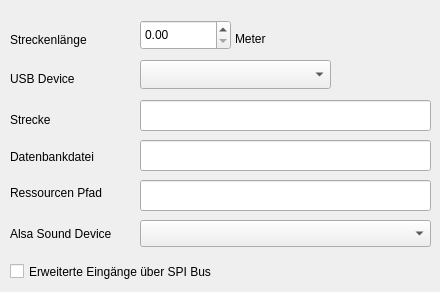
     <widget class="QWidget" name="tabSystem" >
      <attribute name="title" >
       <string>System</string>
      </attribute>
      <widget class="QLabel" name="labelTrackLength" >
       <property name="geometry" >
        <rect>
         <x>10</x>
         <y>30</y>
         <width>103</width>
         <height>20</height>
        </rect>
       </property>
       <property name="text" >
        <string>Streckenlänge</string>
       </property>
      </widget>
      <widget class="QLabel" name="label_2" >
       <property name="geometry" >
        <rect>
         <x>10</x>
         <y>69</y>
         <width>111</width>
         <height>20</height>
        </rect>
       </property>
       <property name="text" >
        <string>USB Device</string>
       </property>
      </widget>
      <widget class="QLabel" name="label_4" >
       <property name="geometry" >
        <rect>
         <x>10</x>
         <y>110</y>
         <width>69</width>
         <height>20</height>
        </rect>
       </property>
       <property name="text" >
        <string>Strecke</string>
       </property>
      </widget>
      <widget class="QLabel" name="label_5" >
       <property name="geometry" >
        <rect>
         <x>10</x>
         <y>147</y>
         <width>115</width>
         <height>20</height>
        </rect>
       </property>
       <property name="text" >
        <string>Datenbankdatei</string>
       </property>
      </widget>
      <widget class="QLineEdit" name="lineEditDbName" >
       <property name="geometry" >
        <rect>
         <x>140</x>
         <y>140</y>
         <width>291</width>
         <height>31</height>
        </rect>
       </property>
      </widget>
      <widget class="QDoubleSpinBox" name="doubleSpinBoxSlotLength" >
       <property name="geometry" >
        <rect>
         <x>140</x>
         <y>20</y>
         <width>91</width>
         <height>30</height>
        </rect>
       </property>
      </widget>
      <widget class="QLineEdit" name="lineEditCourse" >
       <property name="geometry" >
        <rect>
         <x>140</x>
         <y>100</y>
         <width>291</width>
         <height>31</height>
        </rect>
       </property>
      </widget>
      <widget class="QComboBox" name="comboBoxDevice" >
       <property name="geometry" >
        <rect>
         <x>140</x>
         <y>60</y>
         <width>191</width>
         <height>29</height>
        </rect>
       </property>
      </widget>
      <widget class="QLineEdit" name="lineEditResourcePath" >
       <property name="geometry" >
        <rect>
         <x>140</x>
         <y>180</y>
         <width>291</width>
         <height>31</height>
        </rect>
       </property>
      </widget>
      <widget class="QLabel" name="label_8" >
       <property name="geometry" >
        <rect>
         <x>10</x>
         <y>183</y>
         <width>115</width>
         <height>20</height>
        </rect>
       </property>
       <property name="text" >
        <string>Ressourcen Pfad</string>
       </property>
      </widget>
      <widget class="QLabel" name="labelTrackLength_2" >
       <property name="geometry" >
        <rect>
         <x>235</x>
         <y>30</y>
         <width>34</width>
         <height>18</height>
        </rect>
       </property>
       <property name="text" >
        <string>Meter</string>
       </property>
      </widget>
      <widget class="QCheckBox" name="checkBoxWithSpiExtension" >
       <property name="geometry" >
        <rect>
         <x>10</x>
         <y>260</y>
         <width>241</width>
         <height>23</height>
        </rect>
       </property>
       <property name="text" >
        <string>Erweiterte Eingänge über SPI Bus</string>
       </property>
      </widget>
      <widget class="QLabel" name="labelAlsaDevice" >
       <property name="geometry" >
        <rect>
         <x>10</x>
         <y>224</y>
         <width>115</width>
         <height>20</height>
        </rect>
       </property>
       <property name="text" >
        <string>Alsa Sound Device</string>
       </property>
      </widget>
      <widget class="QComboBox" name="comboBoxAlsaDevice" >
       <property name="geometry" >
        <rect>
         <x>140</x>
         <y>220</y>
         <width>291</width>
         <height>27</height>
        </rect>
       </property>
      </widget>
     </widget>
